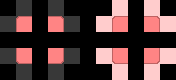

Rendered tile map (Tiled .tmx) drawn with the repository's tilesets; below, a short description and the full map source, tile grids included:
An orthogonal 11x5 tile map with 16x16 px tiles, 3 tile layers (regions, input_layer1, output_layer3).

<map version="1.5" tiledversion="1.7.2" orientation="orthogonal" renderorder="right-down" width="11" height="5" tilewidth="16" tileheight="16" infinite="0" nextlayerid="4" nextobjectid="1">
 <tileset firstgid="1" source="../../../porthole-tileset.tsx" />
 <layer id="2" name="regions" width="11" height="5">
  <data encoding="csv">
0,1,0,1,0,0,0,1,0,1,0,
1,1,0,1,1,0,1,1,0,1,1,
0,0,0,0,0,0,0,0,0,0,0,
1,1,0,1,1,0,1,1,0,1,1,
0,1,0,1,0,0,0,1,0,1,0
</data>
 </layer>
 <layer id="1" name="input_layer1" width="11" height="5">
  <data encoding="csv">
0,1,0,1,0,0,0,2,0,2,0,
1,33,0,33,1,0,2,33,0,33,2,
0,0,0,0,0,0,0,0,0,0,0,
1,33,0,33,1,0,2,33,0,33,2,
0,1,0,1,0,0,0,2,0,2,0
</data>
 </layer>
 <layer id="3" name="output_layer3" width="11" height="5">
  <data encoding="csv">
0,0,0,0,0,0,0,0,0,0,0,
0,37,0,38,0,0,0,7,0,8,0,
0,0,0,0,0,0,0,0,0,0,0,
0,69,0,70,0,0,0,39,0,40,0,
0,0,0,0,0,0,0,0,0,0,0
</data>
 </layer>
</map>
